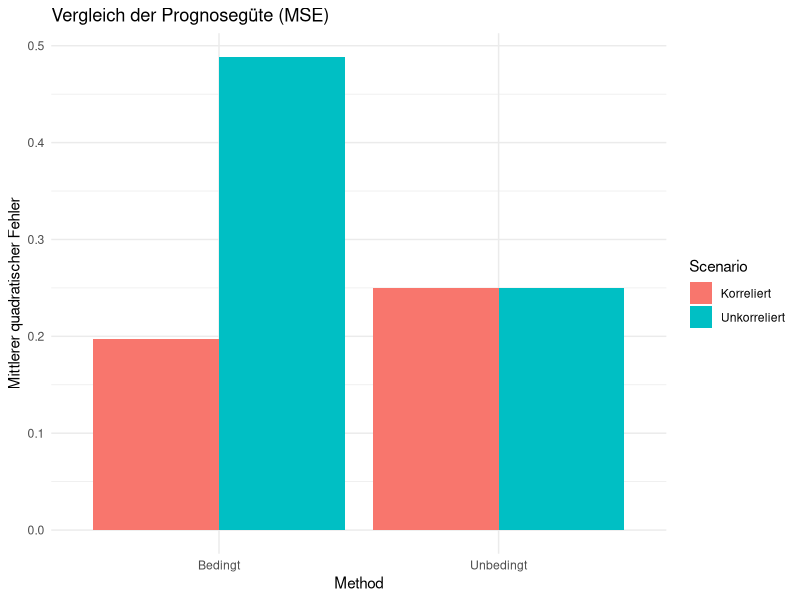

Source code (R):
## ---- chunk 1
# Lade here Paket
library(here)

# Optionen Rendering
knitr::opts_knit$set(root.dir = here())
knitr::opts_chunk$set(echo = TRUE,
                      message = FALSE,
                      warning = FALSE,
                      fig.align = "center",
                      fig.cap = "",
                      fig.height = 5,
                      fig.width = 8)

# Säubere Umgebung
rm(list=ls())

# Verwende "seed" für die Reproduzierbarkeit
set.seed(123)
## ---- chunk 2
n <- 1000

# Unkorrelierte Würfe
fair_flips <- rbinom(n, 1, 0.5)

# Korrelierte Würfe
correlated_flips <- numeric(n)
correlated_flips[1] <- rbinom(1, 1, 0.5)
p_stay <- 0.8

for (i in 2:n) {
  correlated_flips[i] <- ifelse(runif(1) < p_stay, correlated_flips[i-1], 1 - correlated_flips[i-1])
}
## ---- chunk 3
compute_mse <- function(flips) {
  mu_uncond <- mean(flips[-length(flips)])
  forecast_uncond <- rep(mu_uncond, length(flips) - 1)
  forecast_cond <- flips[-length(flips)]
  actual <- flips[-1]

  mse_uncond <- mean((actual - forecast_uncond)^2)
  mse_cond <- mean((actual - forecast_cond)^2)

  return(c(mse_uncond = mse_uncond, mse_cond = mse_cond))
}

mse_fair <- compute_mse(fair_flips)
mse_corr <- compute_mse(correlated_flips)
## ---- chunk 4
mse_fair
mse_corr
## ---- chunk 5
library(ggplot2)
df <- data.frame(
  Scenario = rep(c("Unkorreliert", "Korreliert"), each = 2),
  Method = rep(c("Unbedingt", "Bedingt"), 2),
  MSE = c(mse_fair, mse_corr)
)

ggplot(df, aes(x = Method, y = MSE, fill = Scenario)) +
  geom_bar(stat = "identity", position = "dodge") +
  labs(title = "Vergleich der Prognosegüte (MSE)",
       y = "Mittlerer quadratischer Fehler") +
  theme_minimal()
